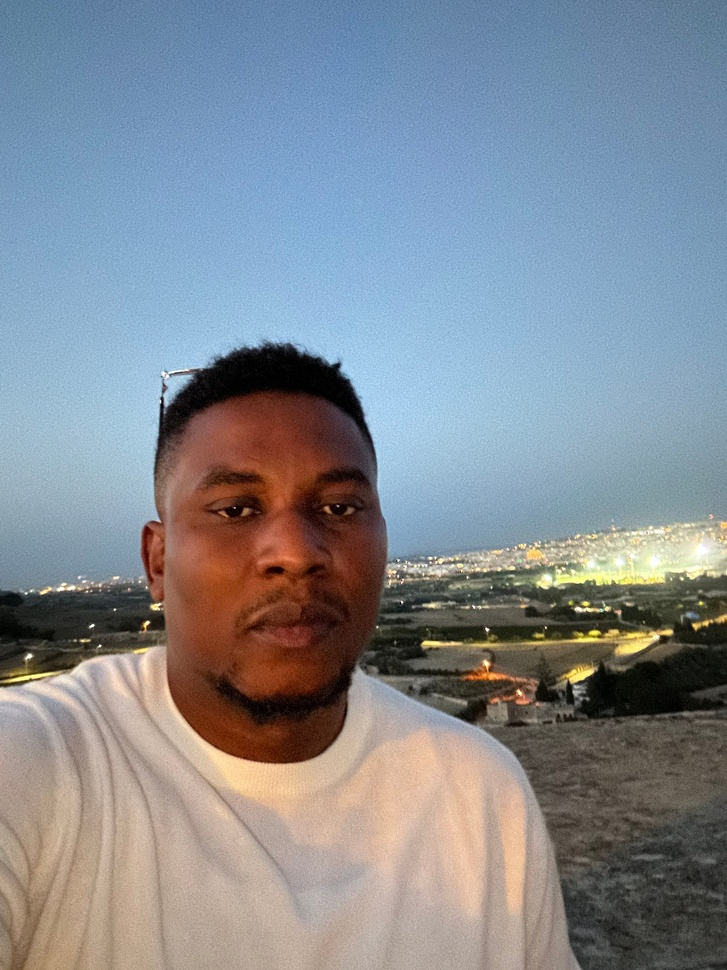
#> input picture img.jpg, 727 x 970 px, shrunk from 2316 x 3088 before the run
$ python pencil_sketch.py
#> lines starting #> are read from the running program, lines starting #| are printed output that depends on the picture
import cv2
import numpy as np

def pencil_sketch(image_path, output_path):
    # Read the image
#> called with image_path = 'img.jpg', output_path = 'pencil_sketch.jpg'
    image = cv2.imread(image_path)
#> image is the input picture: shape (970, 727, 3); mean B, G, R 146.1, 138.2, 131.7

    # Convert the image to grayscale
    gray_image = cv2.cvtColor(image, cv2.COLOR_BGR2GRAY)
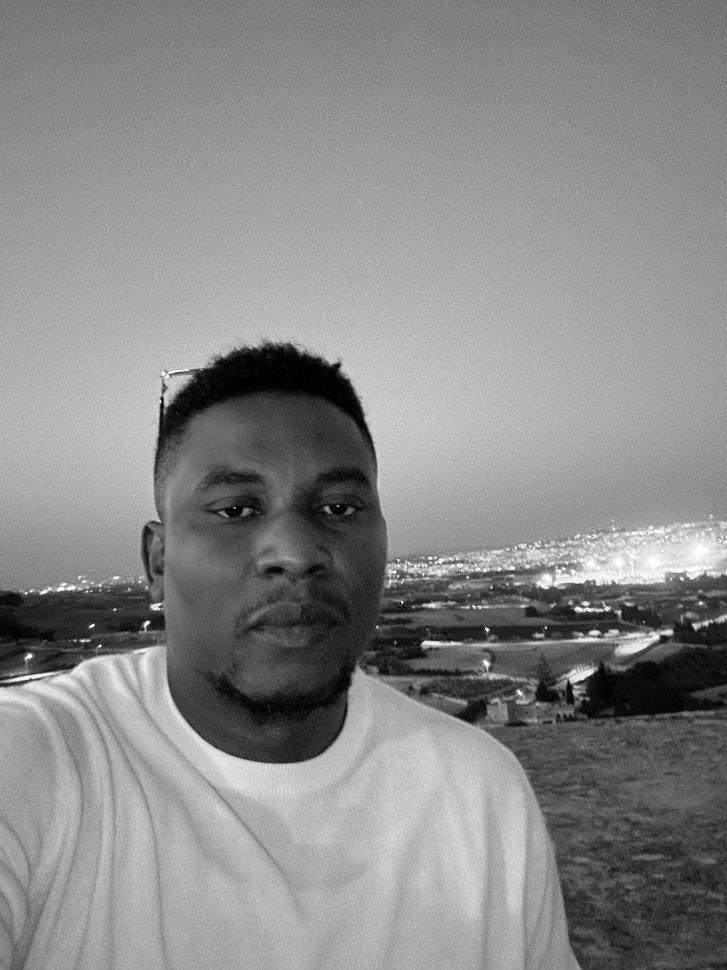
#> gray_image: shape (970, 727); min 0, max 255, mean 137.2

    inverted_gray_image = cv2.bitwise_not(gray_image)
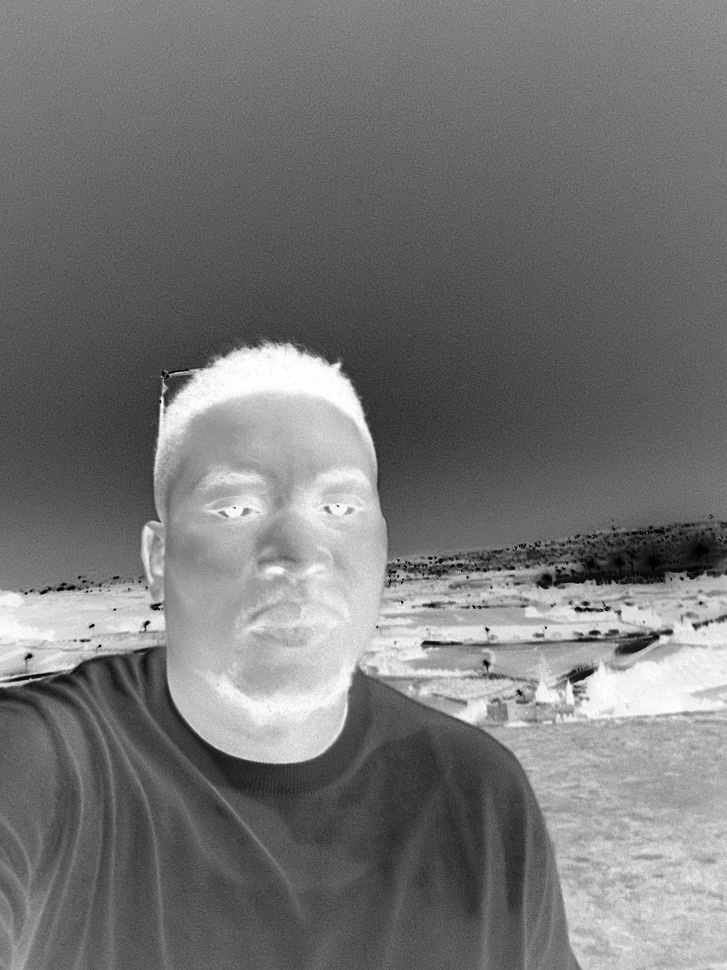
#> inverted_gray_image: shape (970, 727); min 0, max 255, mean 117.8

    # Apply Gaussian blur to reduce noise
    blurred_image = cv2.GaussianBlur(inverted_gray_image, (21, 21), 0)
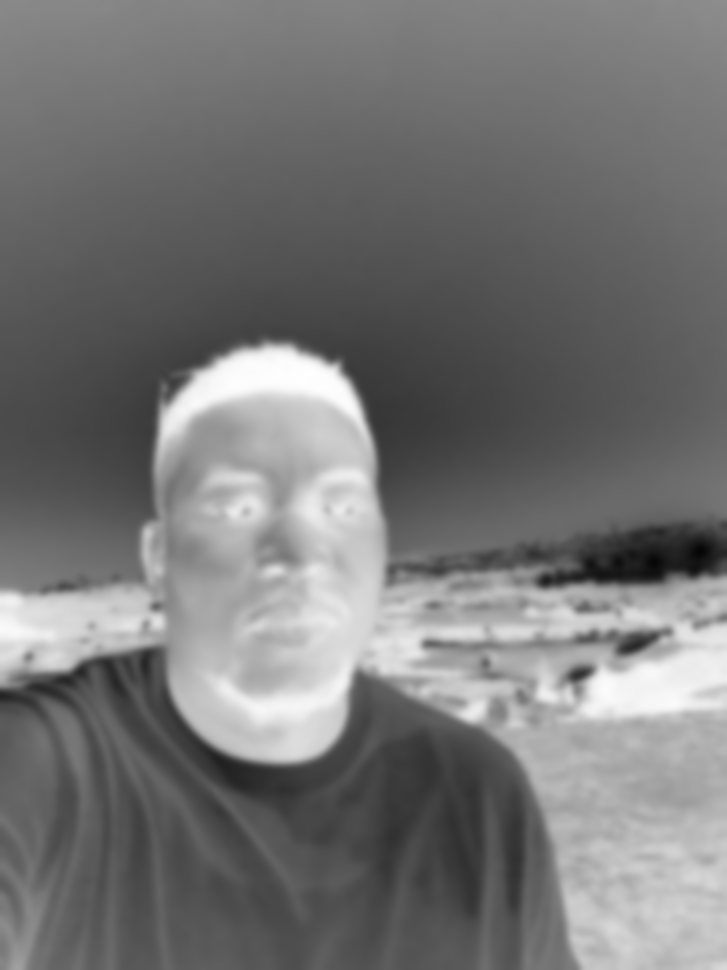
#> blurred_image: shape (970, 727); min 6, max 254, mean 117.8

    inverted_blurred_image = cv2.bitwise_not(blurred_image)
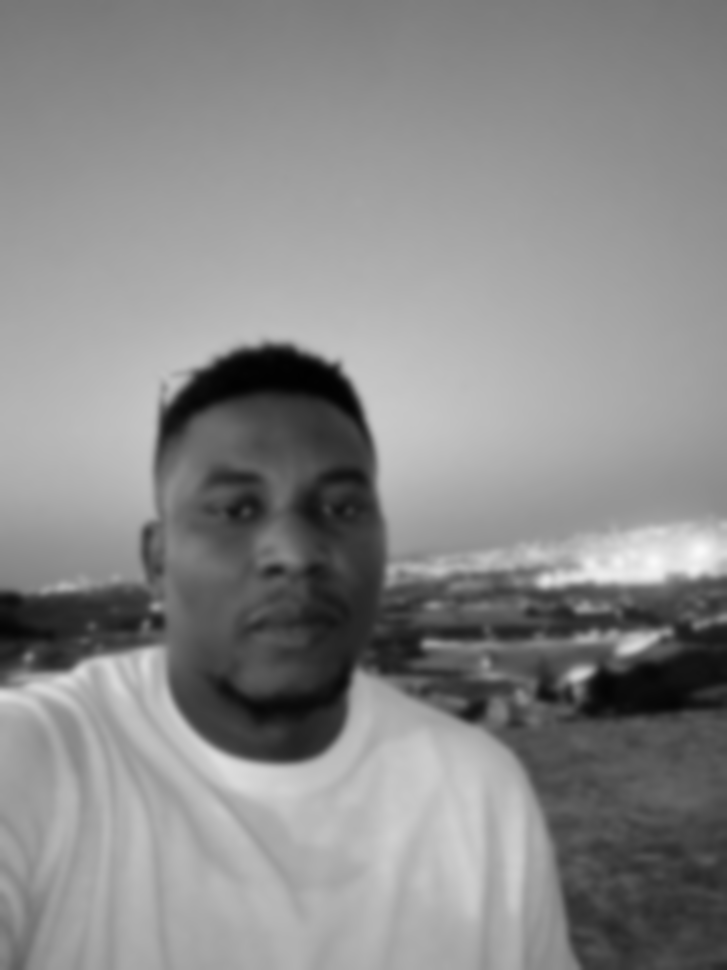
#> inverted_blurred_image: shape (970, 727); min 1, max 249, mean 137.2
    pencil_sketch_image = cv2.divide(gray_image, inverted_blurred_image, scale=256.0)
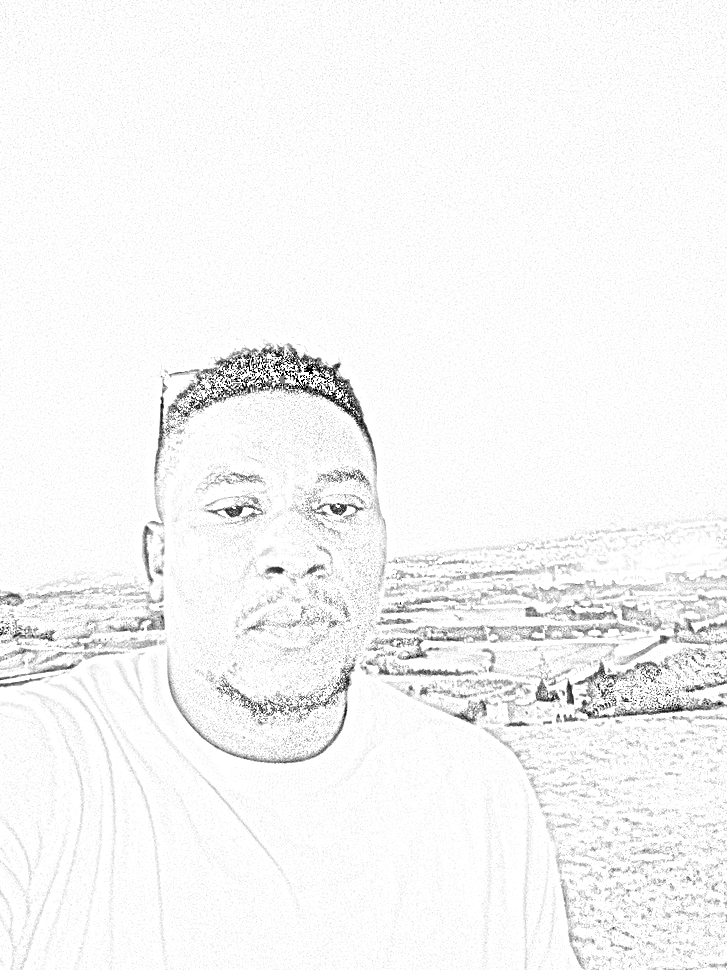
#> pencil_sketch_image: shape (970, 727); min 0, max 255, mean 245.7
    cv2.imwrite(output_path, pencil_sketch_image)

    # Apply the pencil sketch effect
    cv2.imshow('Pencil Sketch', pencil_sketch_image)
    cv2.waitKey(0)
    cv2.destroyAllWindows()

input_image_path = 'img.jpg'
output_image_path = 'pencil_sketch.jpg'
pencil_sketch(input_image_path, output_image_path)
